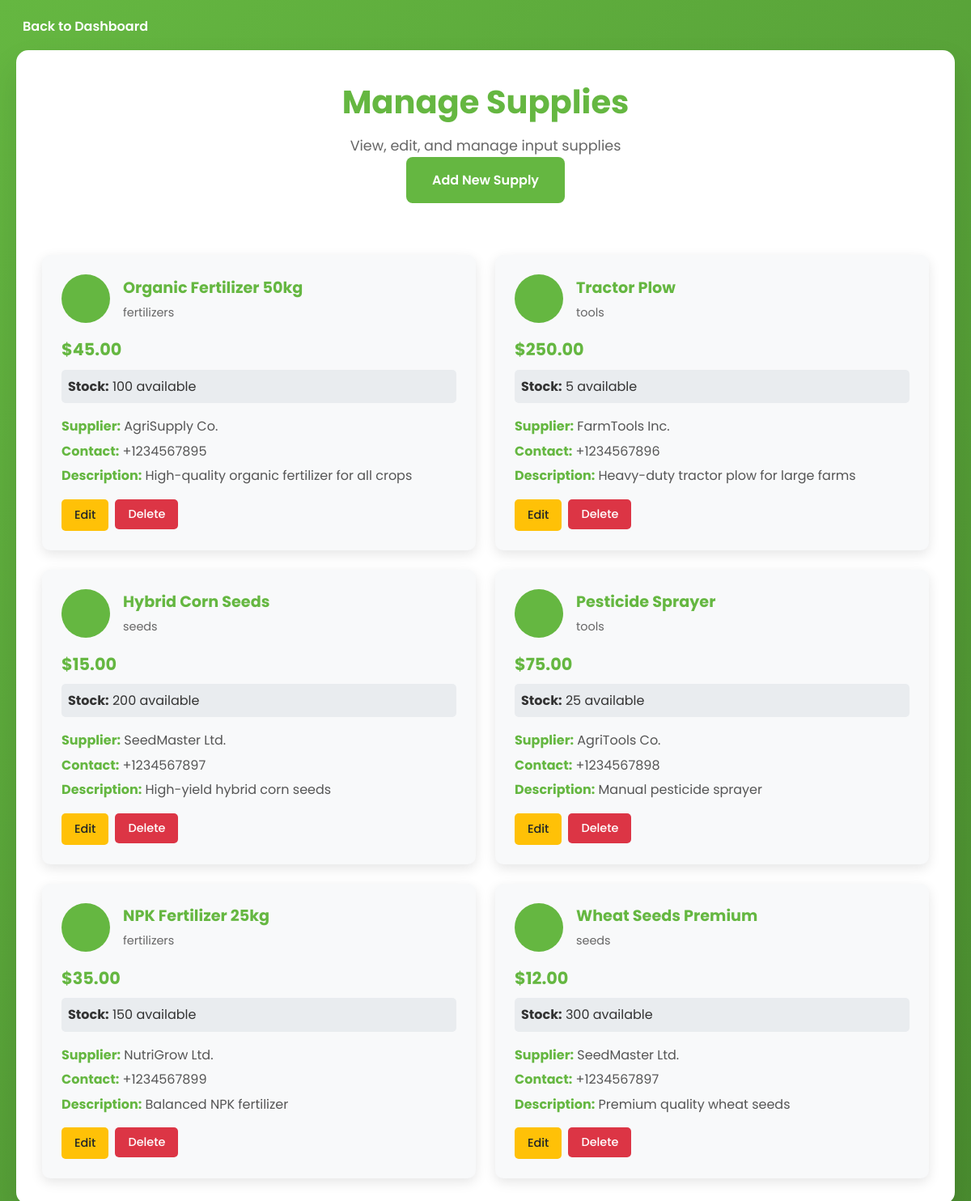
Page /admin/manage-supplies.php (signed in) on the committed database.
### tables this page shows
CREATE TABLE IF NOT EXISTS input_supplies (
    id INT AUTO_INCREMENT PRIMARY KEY,
    name VARCHAR(100) NOT NULL,
    category ENUM('tools', 'fertilizers', 'seeds') NOT NULL,
    price DECIMAL(10,2) NOT NULL,
    description TEXT,
    supplier VARCHAR(100),
    contact VARCHAR(20),
    stock_quantity INT DEFAULT 0,
    created_at TIMESTAMP DEFAULT CURRENT_TIMESTAMP
);

### admin/manage-supplies.php (the view, shortened to what this page needs)
<?php
require_once '../config/database.php';
try {
    $stmt = $pdo->query("SELECT * FROM input_supplies ORDER BY created_at DESC");
    $supplies = $stmt->fetchAll();
} catch (PDOException $e) {
    $error = 'Error fetching supplies: ' . $e->getMessage();
    $supplies = [];
}
?>
<!DOCTYPE html>
<html lang="en">
<head>
    <link rel="stylesheet" href="../style.css">
    <link rel='stylesheet' href='https://cdn-uicons.flaticon.com/3.0.0/uicons-regular-straight/css/uicons-regular-straight.css'>
</head>
<body>
    <div class="manage-container">
        <a href="dashboard.php" class="back-link">
            Back to Dashboard
        </a>
        <div class="manage-content">
            <div class="manage-header">
                <h1><i class="fi fi-rs-tools"></i> Manage Supplies</h1>
                <p>View, edit, and manage input supplies</p>
                <a href="add-supply.php" class="btn-add">
                    <i class="fi fi-rs-plus"></i> Add New Supply
                </a>
            </div>
            <?php if (empty($supplies)): ?>
                <div class="no-supplies">
                    <i class="fi fi-rs-tools"></i>
                    <h3>No Supplies Found</h3>
                    <p>Add the first supply to get started!</p>
                    <a href="add-supply.php" class="btn-add">Add Supply</a>
                </div>
            <?php else: ?>
                <div class="supplies-grid">
                    <?php foreach ($supplies as $supply): ?>
                        <div class="supply-card">
                            <div class="supply-header">
                                <div class="supply-icon">
                                </div>
                                <div class="supply-info">
                                    <h3><?php echo htmlspecialchars($supply['name']); ?></h3>
                                    <p><?php echo htmlspecialchars($supply['category']); ?></p>
                                </div>
                            </div>
                            <div class="supply-price">
                                $<?php echo number_format($supply['price'], 2); ?>
                            </div>
                            <div class="supply-stock">
                                <strong>Stock:</strong> <?php echo htmlspecialchars($supply['stock_quantity']); ?> available
                            </div>
                            <div class="supply-details">
                                <p><strong>Supplier:</strong> <?php echo htmlspecialchars($supply['supplier']); ?></p>
                                <p><strong>Contact:</strong> <?php echo htmlspecialchars($supply['contact']); ?></p>
                                <?php if ($supply['description']): ?>
                                    <p><strong>Description:</strong> <?php echo htmlspecialchars($supply['description']); ?></p>
                                <?php endif; ?>
                            </div>
                            <div class="supply-actions">
                                <a href="edit-supply.php?id=<?php echo $supply['id']; ?>" class="btn-edit">
                                    <i class="fi fi-rs-edit"></i> Edit
                                </a>
                                <form method="POST" style="display: inline;" onsubmit="return confirm('Are you sure you want to delete this supply?');">
                                    <button type="submit" name="delete_supply" class="btn-delete">
                                        <i class="fi fi-rs-trash"></i> Delete
                                    </button>
                                </form>
                            </div>
                        </div>
                    <?php endforeach; ?>
                </div>
            <?php endif; ?>
        </div>
    </div>
</body>
</html>

### style.css (style rules this page uses)
:root { --green: #65b741; --dark-green: #4a8c2f; --black: #333; --white: #fff; --gray: #f5f5f5; --light-gray: #e0e0e0; --text-gray: #666; }
* { font-family: "Poppins", sans-serif; margin: 0; padding: 0; box-sizing: border-box; text-decoration: none; transition: all .2s linear; }
html { scroll-behavior: smooth; }
body { line-height: 1.6; color: var(--black); }

### admin/manage-supplies.php (style rules this page uses)
.manage-container { min-height: 100vh; background: linear-gradient(135deg, #65b741 0%, #4a8c2f 100%); padding: 20px; }
.manage-content { max-width: 1200px; margin: 0 auto; background: white; border-radius: 15px; padding: 2rem; box-shadow: 0 20px 40px rgba(0, 0, 0, 0.1); }
.manage-header { text-align: center; margin-bottom: 2rem; }
.manage-header h1 { color: var(--green); font-size: 2.5rem; margin-bottom: 0.5rem; }
.manage-header p { color: #666; font-size: 1.1rem; }
.btn-add { background: var(--green); color: white; padding: 1rem 2rem; border: none; border-radius: 8px; text-decoration: none; display: inline-block; font-weight: 600; margin-bottom: 2rem; transition: background 0.3s ease; }
.back-link { color: white; text-decoration: none; font-weight: 600; display: flex; align-items: center; gap: 0.5rem; margin-bottom: 1rem; }
.supplies-grid { display: grid; grid-template-columns: repeat(auto-fill, minmax(350px, 1fr)); gap: 1.5rem; }
.supply-card { background: #f8f9fa; border-radius: 10px; padding: 1.5rem; box-shadow: 0 5px 15px rgba(0, 0, 0, 0.1); transition: transform 0.3s ease, box-shadow 0.3s ease; }
.supply-header { display: flex; align-items: center; gap: 1rem; margin-bottom: 1rem; }
.supply-icon { width: 60px; height: 60px; background: var(--green); border-radius: 50%; display: flex; align-items: center; justify-content: center; color: white; font-size: 1.5rem; }
.supply-info h3 { color: var(--green); margin: 0; font-size: 1.2rem; }
.supply-info p { color: #666; margin: 0.2rem 0 0 0; font-size: 0.9rem; }
.supply-details { margin-bottom: 1rem; }
.supply-details p { margin: 0.3rem 0; color: #555; }
.supply-details strong { color: var(--green); }
.supply-price { font-size: 1.3rem; font-weight: bold; color: var(--green); margin-bottom: 0.5rem; }
.supply-stock { background: #e9ecef; padding: 0.5rem; border-radius: 5px; margin-bottom: 1rem; }
.supply-actions { display: flex; gap: 0.5rem; }
.btn-edit { background: #ffc107; color: #212529; padding: 0.5rem 1rem; border: none; border-radius: 5px; text-decoration: none; font-size: 0.9rem; font-weight: 500; transition: background 0.3s ease; }
.btn-delete { background: #dc3545; color: white; padding: 0.5rem 1rem; border: none; border-radius: 5px; font-size: 0.9rem; font-weight: 500; cursor: pointer; transition: background 0.3s ease; }

### rows in the picture
input_supplies: name "Organic Fertilizer 50kg", category "fertilizers", price "45.00", stock_quantity "100", supplier "AgriSupply Co.", contact "+1234567895", description "High-quality organic fertilizer for all crops"
input_supplies: name "Tractor Plow", category "tools", price "250.00", stock_quantity "5", supplier "FarmTools Inc.", contact "+1234567896", description "Heavy-duty tractor plow for large farms"
input_supplies: name "Hybrid Corn Seeds", category "seeds", price "15.00", stock_quantity "200", supplier "SeedMaster Ltd.", contact "+1234567897", description "High-yield hybrid corn seeds"
input_supplies: name "Pesticide Sprayer", category "tools", price "75.00", stock_quantity "25", supplier "AgriTools Co.", contact "+1234567898", description "Manual pesticide sprayer"
input_supplies: name "NPK Fertilizer 25kg", category "fertilizers", price "35.00", stock_quantity "150", supplier "NutriGrow Ltd.", contact "+1234567899", description "Balanced NPK fertilizer"
input_supplies: name "Wheat Seeds Premium", category "seeds", price "12.00", stock_quantity "300", supplier "SeedMaster Ltd.", contact "+1234567897", description "Premium quality wheat seeds"
